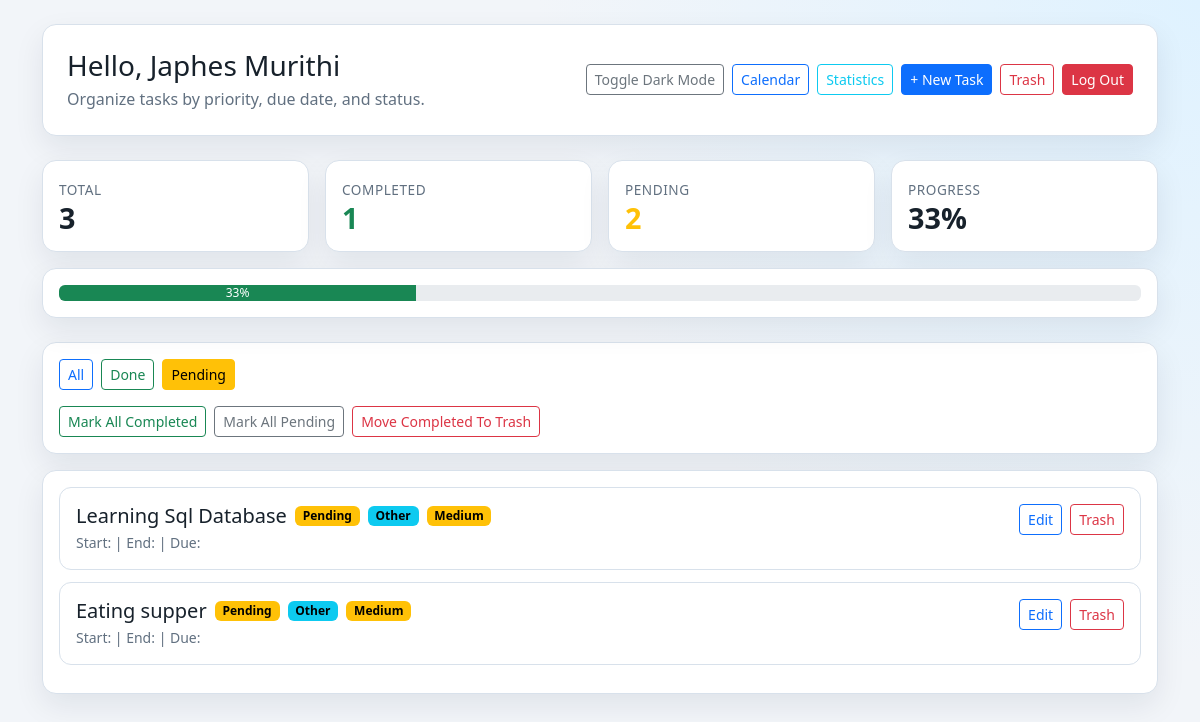
The page /todo/?status=pending (signed in) on the database its author committed.
### accounts/models.py (models this page shows)
class CustomUser(AbstractUser):
    username = models.CharField(max_length=150, unique=True)
    bio = models.TextField(null=True, blank=True)

### todo/models.py (models this page shows, shortened)
class Task(models.Model):
    CATEGORY_PERSONAL = 'personal'
    CATEGORY_WORK = 'work'
    CATEGORY_STUDY = 'study'
    CATEGORY_HEALTH = 'health'
    CATEGORY_OTHER = 'other'
    CATEGORY_CHOICES = [
        (CATEGORY_PERSONAL, 'Personal'),
        (CATEGORY_WORK, 'Work'),
        (CATEGORY_STUDY, 'Study'),
        (CATEGORY_HEALTH, 'Health'),
        (CATEGORY_OTHER, 'Other'),
    ]
    PRIORITY_LOW = 'low'
    PRIORITY_MEDIUM = 'medium'
    PRIORITY_HIGH = 'high'
    PRIORITY_CHOICES = [
        (PRIORITY_LOW, 'Low'),
        (PRIORITY_MEDIUM, 'Medium'),
        (PRIORITY_HIGH, 'High'),
    ]
    owner = models.ForeignKey(
        settings.AUTH_USER_MODEL,
        on_delete=models.CASCADE,
        related_name='tasks',
        null=True,
        blank=True
    )
    title = models.CharField(max_length=100)
    category = models.CharField(max_length=20, choices=CATEGORY_CHOICES, default=CATEGORY_OTHER)
    priority = models.CharField(max_length=20, choices=PRIORITY_CHOICES, default=PRIORITY_MEDIUM)
    start_date = models.DateField(null=True)
    end_date = models.DateField(null=True)
    start_time = models.TimeField(null=True, blank=True)
    end_time = models.TimeField(null=True, blank=True)
    due_date = models.DateField(null=True, blank=True)
    is_pinned = models.BooleanField(default=False)
    is_deleted = models.BooleanField(default=False)
    completed = models.BooleanField(default=False)
    completed_at = models.DateTimeField(null=True, blank=True)

### todo/views.py (the view, shortened to what this page needs)
# urls.py: path('', views.task_list, name='task_list'),
@login_required
def task_list(request):
    tasks_queryset = Task.objects.filter(owner=request.user, is_deleted=False)
    status = request.GET.get('status', 'all').lower()
    if status == 'completed':
        tasks_queryset = tasks_queryset.filter(completed=True)
    elif status == 'pending':
        tasks_queryset = tasks_queryset.filter(completed=False)
    else:
        status = 'all'
    tasks = _ordered_tasks(tasks_queryset)
    stats = _task_stats(Task.objects.filter(owner=request.user, is_deleted=False))
    return render(request, 'todo/task_list.html', {
        'tasks': tasks,
        'status': status,
        'today': timezone.localdate(),
        **stats,
    })

### todo/views.py (called while the page is built)
def _ordered_tasks(queryset):
    return queryset.order_by(
        '-is_pinned',
        F('due_date').asc(nulls_last=True),
        'id',
    )

def _task_stats(queryset):
    total = queryset.count()
    completed = queryset.filter(completed=True).count()
    pending = total - completed
    percentage = int((completed / total) * 100) if total else 0
    return {
        'total': total,
        'completed': completed,
        'pending': pending,
        'percentage': percentage,
    }

### todo/templates/todo/task_list.html (shortened to what this page needs)
<!DOCTYPE html>
<html lang="en">
<head>
    <link href="https://cdn.jsdelivr.net/npm/bootstrap@5.3.3/dist/css/bootstrap.min.css" rel="stylesheet">
</head>
<body>
    <div class="container py-4">
        <div class="panel p-4 mb-4">
            <div class="d-flex flex-wrap justify-content-between align-items-center gap-2">
                <div>
                    <h1 class="h3 mb-1">Hello, {{ request.user.first_name|default:user.username }}</h1>
                    <p class="subtle mb-0">Organize tasks by priority, due date, and status.</p>
                </div>
                <div class="d-flex gap-2">
                    <button id="darkModeToggle" class="btn btn-outline-secondary btn-sm">Toggle Dark Mode</button>
                    <a href="{% url 'task_calendar' %}" class="btn btn-outline-primary btn-sm">Calendar</a>
                    <a href="{% url 'task_statistics' %}" class="btn btn-outline-info btn-sm">Statistics</a>
                    <a href="{% url 'task_create' %}" class="btn btn-primary btn-sm">+ New Task</a>
                    <a href="{% url 'task_trash' %}" class="btn btn-outline-danger btn-sm">Trash</a>
                    <a href="{% url 'logout' %}" class="btn btn-danger btn-sm">Log Out</a>
                </div>
            </div>
        </div>
        <div class="row g-3 mb-4">
            <div class="col-6 col-md-3">
                <div class="panel metric-card p-3">
                    <span>Total</span>
                    <h3>{{ total }}</h3>
                </div>
            </div>
            <div class="col-6 col-md-3">
                <div class="panel metric-card p-3">
                    <span>Completed</span>
                    <h3 class="text-success">{{ completed }}</h3>
                </div>
            </div>
            <div class="col-6 col-md-3">
                <div class="panel metric-card p-3">
                    <span>Pending</span>
                    <h3 class="text-warning">{{ pending }}</h3>
                </div>
            </div>
            <div class="col-6 col-md-3">
                <div class="panel metric-card p-3">
                    <span>Progress</span>
                    <h3>{{ percentage }}%</h3>
                </div>
            </div>
            <div class="col-12">
                <div class="panel p-3">
                    <div class="progress" role="progressbar" aria-label="Task completion progress" aria-valuenow="{{ percentage }}" aria-valuemin="0" aria-valuemax="100">
                        <div class="progress-bar bg-success" style="width: {{ percentage }}%">{{ percentage }}%</div>
                    </div>
                </div>
            </div>
        </div>
        <div class="panel p-3 mb-3">
            <div class="d-flex flex-wrap gap-2 mb-3">
                <a href="?status=all" class="btn btn-sm {% if status == 'all' %}btn-primary{% else %}btn-outline-primary{% endif %}">All</a>
                <a href="?status=completed" class="btn btn-sm {% if status == 'completed' %}btn-success{% else %}btn-outline-success{% endif %}">Done</a>
                <a href="?status=pending" class="btn btn-sm {% if status == 'pending' %}btn-warning{% else %}btn-outline-warning{% endif %}">Pending</a>
            </div>
            <div class="d-flex flex-wrap gap-2">
                <form method="post">
                    <button type="submit" class="btn btn-sm btn-outline-success">Mark All Completed</button>
                </form>
                <form method="post">
                    <button type="submit" class="btn btn-sm btn-outline-secondary">Mark All Pending</button>
                </form>
                <form method="post">
                    <button type="submit" class="btn btn-sm btn-outline-danger">Move Completed To Trash</button>
                </form>
            </div>
        </div>
        <div class="panel p-3">
            {% for task in tasks %}
            <div class="task-item p-3 {% if task.due_date and task.due_date < today and not task.completed %}overdue{% endif %}">
                <div class="row g-3 align-items-start">
                    <div class="col-12 col-lg-8">
                        <div class="d-flex flex-wrap align-items-center gap-2 mb-1">
                            <h5 class="mb-0">{{ task.title }}</h5>
                            {% if task.completed %}
                            <span class="badge text-bg-success">Completed</span>
                            {% else %}
                            <span class="badge text-bg-warning">Pending</span>
                            {% endif %}
                            <span class="badge text-bg-info">{{ task.get_category_display }}</span>
                            {% if task.priority == 'high' %}
                            <span class="badge text-bg-danger">High</span>
                            {% elif task.priority == 'medium' %}
                            <span class="badge text-bg-warning">Medium</span>
                            {% else %}
                            <span class="badge text-bg-secondary">Low</span>
                            {% endif %}
                        </div>
                        <div class="subtle small">
                            Start: {{ task.start_date|date:"M d, Y" }} {{ task.start_time|time:"H:i" }} |
                            End: {{ task.end_date|date:"M d, Y" }} {{ task.end_time|time:"H:i" }} |
                            Due: {{ task.due_date|date:"M d, Y" }}
                        </div>
                    </div>
                    <div class="col-12 col-lg-4">
                        <div class="d-flex justify-content-lg-end gap-2 flex-wrap">
                            <a href="{% url 'task_update' task.pk %}" class="btn btn-sm btn-outline-primary">Edit</a>
                            <a href="{% url 'task_delete' task.pk %}" class="btn btn-sm btn-outline-danger">Trash</a>
                        </div>
                    </div>
                </div>
            </div>
            {% empty %}
            <div class="alert alert-info mb-0">No tasks for this filter.</div>
            {% endfor %}
        </div>
    </div>
</body>
</html>

### todo/templates/todo/task_list.html (style rules this page uses)
:root { --bg-main: #f2f5f9; --bg-panel: #ffffff; --text-main: #17212b; --text-subtle: #617080; --line: #d8e1eb; --accent: #0ea5e9; --accent-2: #22c55e; --danger-soft: #ffe5e5; }
body { background: radial-gradient(circle at top right, #dff2ff 0%, var(--bg-main) 46%); color: var(--text-main); min-height: 100vh; transition: background 0.2s ease, color 0.2s ease; }
.panel { background: var(--bg-panel); border: 1px solid var(--line); border-radius: 14px; box-shadow: 0 12px 30px rgba(9, 23, 45, 0.08); }
.metric-card h3 { margin: 0; font-size: 1.8rem; font-weight: 700; }
.metric-card span { color: var(--text-subtle); font-size: 0.85rem; text-transform: uppercase; letter-spacing: 0.04em; }
.task-item { border: 1px solid var(--line); border-radius: 12px; margin-bottom: 12px; background: var(--bg-panel); }
.subtle { color: var(--text-subtle); }

### rows shown on the page
CustomUser: user.first_name "Japhes Murithi"
Task: title "Learning Sql Database", completed "Pending", category "Other", priority "Medium"
Task: title "Eating supper", completed "Pending", category "Other", priority "Medium"

### other values the page prints
{{ total }} "3"
{{ completed }} "1"
{{ pending }} "2"
{{ percentage }} "33"
